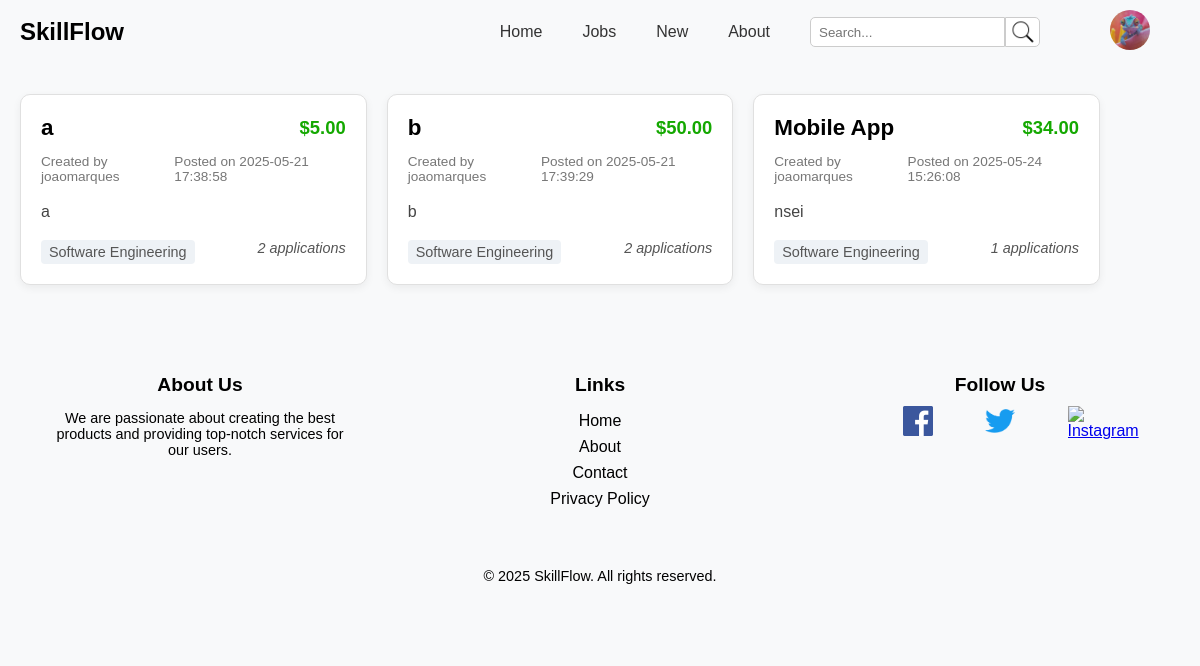
/Pages/jobs_by_category.php?category=Software Engineering (signed in), run on the app's committed database.
### tables this page shows
CREATE TABLE "Service" (
    id INTEGER PRIMARY KEY AUTOINCREMENT,
    name TEXT NOT NULL,
    description TEXT NOT NULL,
    price REAL NOT NULL,
    created_at TIMESTAMP,
    number_applications INTEGER DEFAULT 0,
    category TEXT NOT NULL,
    buyer_id INTEGER NOT NULL,
    worker_id INTEGER,  -- NULL permitido
    FOREIGN KEY (buyer_id) REFERENCES User(id)
        ON DELETE CASCADE,
    FOREIGN KEY (worker_id) REFERENCES User(id)
        ON DELETE CASCADE,
    FOREIGN KEY (category) REFERENCES Category(name)
        ON DELETE CASCADE
);

CREATE TABLE "User" (
    id INTEGER PRIMARY KEY AUTOINCREMENT NOT NULL,
    name TEXT NOT NULL,
    email TEXT NOT NULL UNIQUE,
    password TEXT NOT NULL,
    created_at TEXT,
    level INTEGER NOT NULL DEFAULT 1,
    birth_date TEXT NOT NULL,
    profile_picture_id INTEGER,
    phone TEXT NOT NULL,
    nr_bank_account TEXT NOT NULL,
    address TEXT NOT NULL,
    rate REAL DEFAULT 0, 
    description TEXT DEFAULT '',
    FOREIGN KEY (profile_picture_id) REFERENCES Images(id)
        ON DELETE SET NULL
);

### Utils/Session.php (called while the page is built, shortened)
<?php
  class Session {
    public function isLoggedIn() : bool {
      return isset($_SESSION['id']);
    }
    public function getId() : ?int {
      return isset($_SESSION['id']) ? $_SESSION['id'] : null;
    }
  }
?>

### database/userClass.php (called while the page is built, shortened)
<?php
class User {
    public function __construct(
        int $id,
        string $name,
        string $email,
        string $password,
        string $created_at,
        int $level,
        string $birth_date,
        string $phone,
        string $nr_bank_account,
        string $address,
        ?float $rate,
        ?string $description,
        ?int $profile_picture_id = null
    )
    {
        $this->name = $name;
        $this->profile_picture_id = $profile_picture_id;
    }
    static function getUser(PDO $db, int $id) : User {
        $stmt = $db->prepare('
            SELECT id, name, email, password, created_at, level, birth_date, phone, nr_bank_account, address, rate, description, profile_picture_id
            FROM User
            WHERE id = ?
        ');
        $stmt->execute(array($id));
        $user = $stmt->fetch();
        return new User(
            $user['id'],
            $user['name'],
            $user['email'],
            $user['password'],
            $user['created_at'],
            $user['level'],
            $user['birth_date'],
            $user['phone'],
            $user['nr_bank_account'],
            $user['address'],
            $user['rate'],
            $user['description'],
            $user['profile_picture_id'] ?? null
        );
    }
}
?>

### database/serviceClass.php (called while the page is built, shortened)
<?php
class Service {
    public function __construct(int $id, string $name, string $description, float $price, string $created_at, int $number_applications, string $category, int $buyer_id, ?int $worker_id)
    {
        $this->id = $id;
        $this->name = $name;
        $this->description = $description;
        $this->price = $price;
        $this->created_at = $created_at;
        $this->number_applications = $number_applications;
        $this->category = $category;
    }
    static function getServicesByCategory(PDO $db, string $category) : array {
        $stmt = $db->prepare('
            SELECT id, name, description, price, created_at, number_applications, category, buyer_id, worker_id
            FROM Service
            WHERE category = ?
        ');
        $stmt->execute(array($category));
        $services = $stmt->fetchAll();
        $serviceObjects = [];
        foreach ($services as $service) {
            $serviceObjects[] = new Service(
                $service['id'],
                $service['name'],
                $service['description'],
                $service['price'],
                $service['created_at'],
                $service['number_applications'],
                $service['category'],
                $service['buyer_id'],
                $service['worker_id']
            );
        }
        return $serviceObjects;
    }
}
?>

### Templates/common_template.php (the view, shortened to what this page needs)
<?php
function drawHeader(Session $session) {
    ?>
    <!DOCTYPE html>
    <html lang="en">
    <head>
        <link rel="stylesheet" href="../css/navbar.css">
        <link rel="stylesheet" href="../css/jobs.css">
        <link rel="stylesheet" href="../css/footer.css">
        <link rel="stylesheet" href="../css/service.css">
    </head>
    <body>
        <header class="navbar">
            <a href="index.html" class="logo">SkillFlow</a>
            <div class="bar">
                <nav class="menu">
                    <a href="index.php">Home</a>
                    <a href="jobs.php">Jobs</a>
                    <a href="newjobs.php">New</a>
                    <a href="about.php">About</a>
                    <div class="search-bar">
                        <input type="text" placeholder="Search..." class="search-input">
                        <button type="submit" class="search-button">
                            <img src="../assets/icons/search.png" alt="Search">
                        </button>
                    </div>
                </nav>
                <div class="auth-buttons" id="authButtons">
                    <?php if ($session->isLoggedIn()): ?>
                        <div class="profile-dropdown-container">
                            <div id="profileCircle" class="profile-circle" onclick="toggleDropdown()">
                                <?php
                                    require_once(__DIR__ . '/../database/connection.php');
                                    require_once(__DIR__ . '/../database/userClass.php');
                                    $db = getDatabaseConnection();
                                    $user = User::getUser($db, $session->getId());
                                    if ($user->profile_picture_id):
                                ?>
                                    <img src="../Actions/images/originals/<?= htmlspecialchars((string)$user->profile_picture_id) ?>.jpg" alt="Profile Picture" />
                                <?php else: ?>
                                    <img src="../assets/icons/user.png" alt="Profile" />
                                <?php endif; ?>
                            </div>
                        </div>
                    <?php else: ?>
                        <button class="login" id="loginButton" onclick="window.location.href='login.php'">Log in</button>
                        <button class="signup" id="signupButton" onclick="window.location.href='register.php'">Sign up</button>
                    <?php endif; ?>
                    </div>
                </div>
        </header>
    <?php
}
function drawFooter() {
    ?>
    <footer class="footer">
        <div class="footer-content">
            <div class="footer-section">
                <h3>About Us</h3>
                <p>We are passionate about creating the best products and providing top-notch services for our users.</p>
            </div>
            <div class="footer-section">
                <h3>Links</h3>
                <ul>
                    <li><a href="index.php">Home</a></li>
                    <li><a href="about.php">About</a></li>
                    <li><a href="#">Contact</a></li>
                    <li><a href="#">Privacy Policy</a></li>
                </ul>
            </div>
            <div class="footer-section">
                <h3>Follow Us</h3>
                <div class="social-icons">
                    <a href="https://www.facebook.com/seu-usuario" class="social-icon" target="_blank">
                        <img src="../assets/icons/facebook-icon.png" alt="Facebook">
                    </a>
                    <a href="https://twitter.com/seu-usuario" class="social-icon" target="_blank">
                        <img src="../assets/icons/twitter-logo.png" alt="Twitter">
                    </a>
                    <a href="https://www.instagram.com/seu-usuario" class="social-icon" target="_blank">
                        <img src="../assets/icons/instagram-logo.png" alt="Instagram">
                    </a>
                </div>
            </div>
        </div>
        <div class="footer-bottom">
            <p>&copy; 2025 SkillFlow. All rights reserved.</p>
        </div>
    </footer>
    </body>
    </html>
    <?php
}
function draw_service(Service $service, User $user) {
    if ($user->id === $service->buyer_id) {
        $url =  "view_my_job.php?jobId=" . urlencode($service->id) .
                "&jobTitle=" . urlencode($service->name) .
                "&jobDescription=" . urlencode($service->description) .
                "&category=" . urlencode($service->category) .
                "&budget=" . urlencode($service->price);
    } else {
        $url = "apply_to_job.php?jobId=" . urlencode($service->id) .
               "&jobTitle=" . urlencode($service->name) .
               "&jobDescription=" . urlencode($service->description) .
               "&category=" . urlencode($service->category) .
               "&budget=" . urlencode($service->price);
    }
    ?>
    <a href="<?= $url ?>" class="service-card2">
      <div class="service-card2__header">
        <h2 class="service-card2__title"><?= htmlspecialchars($service->name) ?></h2>
        <span class="service-card2__price">$<?= number_format($service->price, 2) ?></span>
      </div>
      <div class="service-card2__meta">
        <span class="service-card2__author">Created by <?= htmlspecialchars($user->name) ?></span>
        <span class="service-card2__date">Posted on <?= htmlspecialchars($service->created_at) ?></span>
      </div>
      <p class="service-card2__desc">
        <?= nl2br(htmlspecialchars($service->description)) ?>
      </p>
      <div class="service-card2__footer">
        <span class="service-card2__category"><?= htmlspecialchars($service->category) ?></span>
        <span class="service-card2__apps"><?= $service->number_applications ?> applications</span>
      </div>
    </a>
    <?php
}
    ?>

### Pages/jobs_by_category.php
<?php
require_once('../Templates/common_template.php');
require_once(__DIR__ . '/../Utils/Session.php');
require_once(__DIR__ . '/../database/connection.php');
require_once(__DIR__ . '/../database/serviceClass.php');
require_once(__DIR__ . '/../database/userClass.php');
$session = new Session();
$db = getDatabaseConnection();
$user = User::getUser($db, $session->getId());
$category = $_GET['category'] ?? null;
$services = Service::getServicesByCategory($db, $category);
drawHeader($session);
?>
<div class="services-container">
  <?php foreach ($services as $service): ?>
    <?php draw_service($service, $user); ?>
  <?php endforeach; ?>
</div>
<?php
drawFooter();
?>

### css/navbar.css (style rules this page uses)
.logo { font-size: 1.5rem; font-weight: bold; color: black; text-decoration: none; cursor: pointer; }
.navbar { display: flex; flex: 3; align-items: center; justify-content: space-between; padding: 10px 20px; background-color: #f8f9fa; }
.bar { display: flex; align-items: center; }
.menu { display: flex; align-items: center; }
.menu a { margin-right: 40px; text-decoration: none; color: #333; }
.search-bar { display: flex; align-items: center; height: 30px; margin-right: 40px; }
.search-input { padding: 8px; border: 1px solid #ccc; border-radius: 5px 0 0 5px; outline: none; height: 100%; box-sizing: border-box; }
.search-button { background-color: white; border: 1px solid #ccc; padding: 0; border-radius: 0 5px 5px 0; cursor: pointer; outline: none; height: 100%; width: 35px; display: flex; align-items: center; justify-content: center; }
.search-button img { max-width: 100%; max-height: 100%; }
.auth-buttons { display: flex; margin-left: auto; flex-shrink: 0; align-items: center; padding: 0 10px; height: 100%; min-width: 80px; justify-content: center; gap: 10px; }
.profile-circle { width: 40px; height: 40px; border-radius: 50%; overflow: hidden; cursor: pointer; display: inline-block; position: relative; }
.profile-circle img { width: 100%; height: 100%; object-fit: cover; display: block; }
.profile-dropdown-container { position: relative; display: inline-block; }
.profile-circle { cursor: pointer; width: 40px; height: 40px; border-radius: 50%; overflow: hidden; }

### css/jobs.css (style rules this page uses)
body { font-family: Arial, sans-serif; margin: 0; padding: 0; background-color: #f8f9fa; }
h1, h2 { margin: 0; }
button { cursor: pointer; font-family: inherit; }
.services-container { flex: 1; display: flex; flex-wrap: wrap; gap: 20px; padding: 0; margin: 0; }

### css/footer.css (style rules this page uses)
.footer { background-color: #f8f9fa; padding: 40px 0; text-align: center; }
.footer-content { display: flex; justify-content: space-around; margin-bottom: 20px; flex-wrap: wrap; }
.footer-section { flex: 1; max-width: 300px; padding: 0 20px; }
.footer-section h3 { font-size: 1.2rem; margin-bottom: 10px; color: black; }
.footer-section p { font-size: 0.9rem; color: black; }
.footer-section ul { list-style-type: none; padding: 0; }
.footer-section ul li { margin: 8px 0; }
.footer-section ul li a { color: black; text-decoration: none; }
.social-icons { display: flex; justify-content: space-evenly; }
.social-icon { width: 30px; height: 30px; display: inline-block; }
.social-icon img { width: 100%; height: 100%; object-fit: contain; }
.footer-bottom { padding-top: 10px; font-size: 0.9rem; }

### css/service.css (style rules this page uses)
.service-card2 { display: block; max-width: 600px; margin: 1rem auto; padding: 1.25rem; background: #fff; border: 1px solid #e0e0e0; border-radius: 10px; box-shadow: 0 3px 8px rgba(0, 0, 0, 0.06); text-decoration: none; color: inherit; transition: box-shadow 0.2s ease, transform 0.2s ease; }
.service-card2__header { display: flex; justify-content: space-between; align-items: center; margin-bottom: 0.75rem; }
.service-card2__title { font-size: 1.4rem; margin: 0; line-height: 1.2; }
.service-card2__price { font-size: 1.15rem; font-weight: bold; color: #14a800; }
.service-card2__meta { display: flex; justify-content: space-between; font-size: 0.85rem; color: #777; margin-bottom: 1rem; }
.service-card2__desc { font-size: 1rem; color: #444; line-height: 1.5; margin-bottom: 1rem; }
.service-card2__footer { display: flex; justify-content: space-between; font-size: 0.9rem; color: #555; }
.service-card2__category { background: #eef2f6; padding: 0.25rem 0.5rem; border-radius: 4px; }
.service-card2__apps { font-style: italic; }
.services-container { display: flex; flex-wrap: wrap; gap: 20px; padding: 20px; max-width: 1200px; margin: 0 auto; }
.service-card2 { flex: 0 1 calc(33.33% - 40px); box-sizing: border-box; margin: 10px 0; }

### data on the page
service: name "a", price "5.00", worker.name "joaomarques", created_at "2025-05-21 17:38:58", description "a", category "Software Engineering", number_applications "2"
service: name "b", price "50.00", created_at "2025-05-21 17:39:29", description "b", category "Software Engineering", number_applications "2"
user: name "joaomarques"
service: name "Mobile App", price "34.00", created_at "2025-05-24 15:26:08", description "nsei", category "Software Engineering", number_applications "1"
